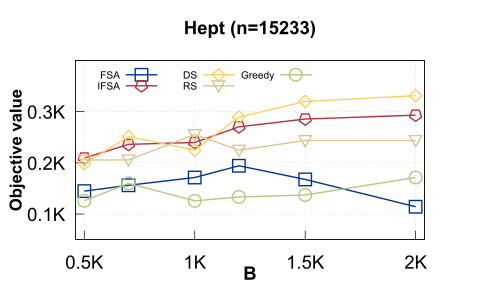

Write the gnuplot code that produced this figure.
set terminal pdf font "Arial,20"
set output 'HEPT_F.pdf'
set datafile separator ','

set title 'Hept (n=15233)' font 'Arial-Bold, 20'

set xrange [460:2040]
set xtics ('0.5K' 500,'1K' 1000,'1.5K' 1500,'2K' 2000)
set yrange [50:400]

set style data linespoints
set style line 1  linetype 2 linecolor rgb '#003399' linewidth 2 pointtype 4 pointsize 1.5 pointinterval 0
set style line 2  linetype 2 linecolor rgb "#BB2F3C"  linewidth 2 pointtype 89 pointsize 1.5 pointinterval 0

set style line 3  linetype 2 linecolor rgb "#FFD061"  linewidth 2 pointtype 12 pointsize 1.5 pointinterval 0
set style line 4  linetype 2 linecolor rgb "#D9C68E"  linewidth 2 pointtype 10 pointsize 1.5 pointinterval 0
set style line 5  linetype 2 linecolor rgb "#B1C97F"  linewidth 2 pointtype 81 pointsize 1.5 pointinterval 0


set grid

bm = 0.15
lm = 0.15
rm = 0.85
gap = 0.05
size = 0.70
#kk = 0.3 # relative height of bottom plot
y1 = 50; y2= 400

#set multiplot
#set border 1+2+8
set xtics nomirror
set ytics nomirror

set lmargin at screen lm
set rmargin at screen rm
set bmargin at screen bm
set tmargin at screen bm + size-0.05

#set yrange [y1:y2]
set ytics ('0.1K' 100,'0.2K' 200,'0.3K' 300)

set xlabel 'B' font 'Arial-Bold, 20' offset 0,1
set ylabel 'Objective value' font 'Arial-Bold, 18' offset 1,0

set key horiz
set key left top font ",11"
plot "out1.csv" using 1:3 linestyle 1 title 'FSA',\
	"out1.csv" using 1:7 linestyle 2 title 'IFSA',\
	"out1.csv" using 1:19 linestyle 3 title 'DS',\
	"out1.csv" using 1:31 linestyle 4 title 'RS',\
	"out1.csv" using 1:43 linestyle 5 title 'Greedy'
